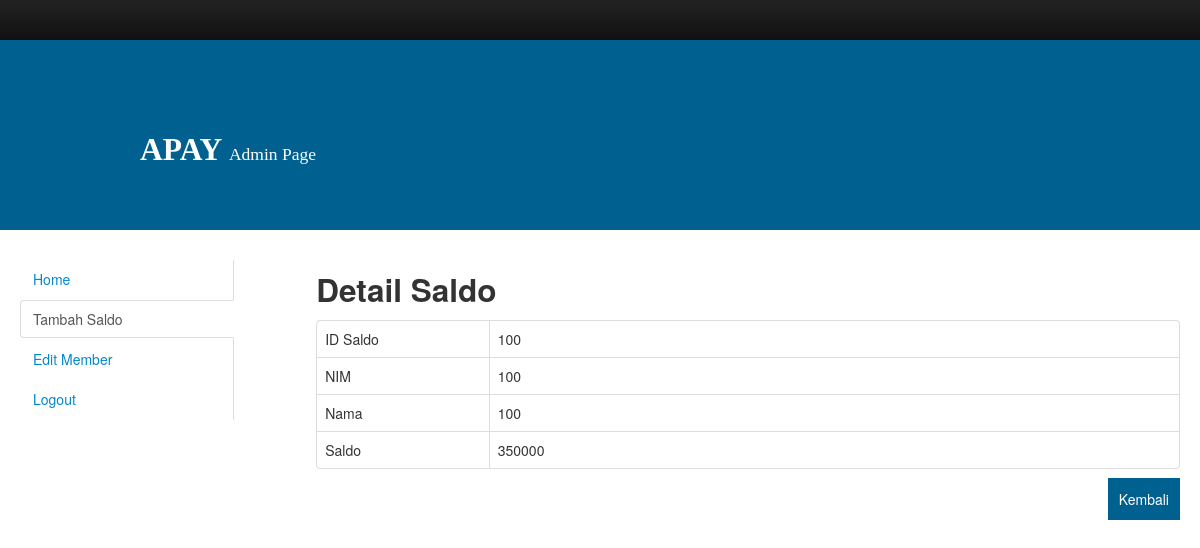
Page /detail.php?kode=100 on the committed database.
### tables this page shows
CREATE TABLE `user` (
  `nim` varchar(20) NOT NULL,
  `nama` varchar(100) NOT NULL,
  `pin` varchar(100) NOT NULL,
  `idsaldo` varchar(100) NOT NULL,
  `email` varchar(30) NOT NULL
);

CREATE TABLE `saldo` (
  `idsaldo` varchar(100) NOT NULL,
  `jumlahsaldo` int(100) NOT NULL
);

### detail.php (the view, shortened to what this page needs)
<!DOCTYPE html>
<html>
  <head>
    <link href="old/css/bootstrap.min.css" rel="stylesheet" media="screen">
    <link rel="stylesheet" type="text/css" href="old/style.css">
  </head>
  <body>
    <div class="navbar navbar-inverse">
      <div class="navbar-inner">
      </div>
    </div>
    <div class="atas">
      <h2>APAY <small>Admin Page</small></h2>
    </div>
      <div class="container-fluid">
        <div class="row-fluid">
          <div class="span3">
              <div class="tabbable tabs-left">
                <ul class="nav nav-tabs">
                  <li>
                        <a href="admin.php">Home</a>
                  </li>
                  <li class="active"><a href="saldo.php">Tambah Saldo</a></li>
                  <li><a href="edit.php">Edit Member&nbsp;&nbsp;&nbsp;&nbsp;&nbsp;&nbsp;&nbsp;&nbsp;&nbsp;&nbsp;&nbsp;&nbsp;&nbsp;&nbsp;&nbsp;&nbsp;&nbsp;&nbsp;&nbsp;&nbsp;&nbsp;&nbsp;&nbsp;&nbsp;&nbsp;&nbsp;&nbsp;&nbsp;</a></li>
                  <li><a href="logout.php">Logout</a></li>
                </ul>
              </div>
          </div>
<div class="span9">
	<h2>Detail Saldo</h2>
	<?php
		include("koneksi.php");
		$kode= $_GET['kode'];
		$sql   = "SELECT * FROM `saldo` JOIN user ON saldo.idsaldo=user.idsaldo WHERE saldo.idsaldo = '$kode' LIMIT 0,1";
		$hasil = mysqli_query($config,$sql) or exit("Error query : <b>".$sql."</b>.");
		$data  = mysqli_fetch_assoc($hasil);
		echo "<table class='table table-bordered'>";
			echo "<tr>";
				echo "<td width='20%'>ID Saldo</td>";
				echo "<td>";
					echo $data['idsaldo'];
				echo "</td>";
			echo "</tr>";
			echo "<tr>";
				echo "<td width='20%'>NIM</td>";
				echo "<td>";
					echo $data['nim'];
				echo "</td>";
			echo "</tr>";
			echo "<tr>";
				echo "<td width='20%'>Nama</td>";
				echo "<td>";
					echo $data['nama'];
				echo "</td>";
			echo "</tr>";
			echo "<tr>";
				echo "<td width='20%'>Saldo</td>";
				echo "<td>";
					echo $data['jumlahsaldo'];
				echo "</td>";
			echo "</tr>";
		echo "</table>";
	?>
	<div class="backDetail" align="right"><a href="saldo.php">Kembali</a></div>
</div>
  </body>
</html>

### old/style.css (style rules this page uses)
.navbar-inner { border: 0px; background: #003A57; border-radius: 0px; font-family: calibri; }
.atas { width: 100%; background: #006191; margin-top: -20px; color: white; font-family: calibri light; padding-top: 80px; padding-bottom: 50px; margin-bottom: 30px; font-size: 25px; }
.atas h2 { margin-left: 140px; }
.atas small { color: white; }

### detail.php (style rules this page uses)
.backDetail a { text-decoration: none; padding: 10px; border: 1px solid #006191; background-color: #006191; color: #fff; }

### rows in the picture
user: idsaldo "100", nim "100", nama "100", idsaldo.jumlahsaldo "350000"
